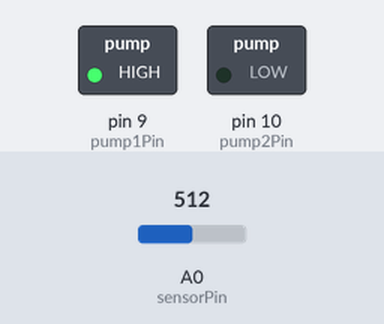
This sketch was run on a simulated Arduino Uno, built with avr-gcc and run on an emulated ATmega328P. Parts: switched loads named in the sketch (green lamp = pin HIGH). The test bench sets the inputs (shaded band); at power-on: A0 (sensorPin) = 512. What the sketch prints to the serial monitor is not drawn.

Above: at 1.2 s.
1.3 s: A0 (sensorPin) set to 603
4.3 s: A0 (sensorPin) set to 635
Timing chart, 0 to 7.3 s (numbered marks = the images above; inputs shaded):
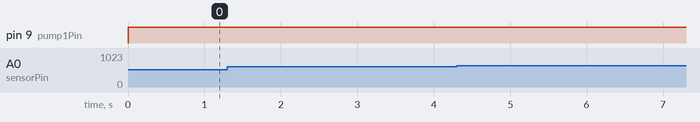

Measured:
- after the input at 1.3 s, every drawn part: stays the same
- after the input at 4.3 s, every drawn part: stays the same

The sketch:

BRACA_Control_1.ino
```cpp
// Pin definitions
const int sensorPin = A0;       // Analog input from FRS
const int pump1Pin = 9;         // PWM output to Pump 1 (inflate)
const int pump2Pin = 10;        // PWM output to Pump 2 (deflate)

// Calibration constants for pressure equation
const float A = 0.4225;
const float B = 1.0453;

// Control parameters
float targetPressure = 120.0;   // Desired pressure in mmHg
float Kp = 50.0;                // Proportional gain (adjust based on system response)
float tolerance = 2.0;          // Acceptable error in mmHg

void setup() {
  Serial.begin(9600);
  pinMode(pump1Pin, OUTPUT);
  pinMode(pump2Pin, OUTPUT);
}

void loop() {
  // Read sensor voltage
  int analogValue = analogRead(sensorPin);
  float voltage = analogValue * (5.0 / 1023.0);

  // Calculate pressure using the exponential model
  float pressure = A * exp(B * voltage);

  // Calculate error
  float error = targetPressure - pressure;

  // Control logic
  if (abs(error) < tolerance) {
    // Within acceptable range, turn off both pumps
    analogWrite(pump1Pin, 0);
    analogWrite(pump2Pin, 0);
  } else if (error > 0) {
    // Pressure too low, inflate
    int pumpSpeed = constrain(int(Kp * error), 0, 255);
    analogWrite(pump1Pin, pumpSpeed);
    analogWrite(pump2Pin, 0);
  } else {
    // Pressure too high, deflate
    int pumpSpeed = constrain(int(-Kp * error), 0, 255);
    analogWrite(pump1Pin, 0);
    analogWrite(pump2Pin, pumpSpeed);
  }

  // Debugging info
  Serial.print("Voltage: ");
  Serial.print(voltage, 3);
  Serial.print(" V, Pressure: ");
  Serial.print(pressure, 2);
  Serial.print(" mmHg, Error: ");
  Serial.println(error, 2);

  delay(100); // Loop delay to stabilize readings
}
```

programmable_air.cpp
```cpp
// Programmable-Air
// Author: tinkrmind
// https://github.com/orgs/Programmable-Air
//
// PCB v0.3/v0.4/v0.5
//
#define BOARD_VER 6
#include "programmable_air.h"
#include "Adafruit_NeoPixel.h"
#include <EEPROM.h>

Adafruit_NeoPixel pixels(3, neopixelPin, NEO_GRB + NEO_KHZ800);

void initializePins() {
  Serial.begin(115200);
  while (!Serial);
  analogReference(EXTERNAL);

  for (int i = 0; i < 9; i++) {
    pinMode(valve[i], OUTPUT);
    digitalWrite(valve[i], LOW);
  }

  pinMode(13, OUTPUT);

  pinMode(btn[0], INPUT_PULLUP);
  pinMode(btn[1], INPUT_PULLUP);

  for (int i = 0; i < 2; i++) {
    pinMode(pump[i], OUTPUT);
    digitalWrite(pump[i], LOW);
  }

  pixels.begin();
  pixels.show();

  #ifdef DEBUG
    Serial.println("Pins initialized.");
  #endif
}

//1-vent, 2-blow, 3-suck

void blow(int i) {
  #ifdef DEBUG
    Serial.println("blow from daughter board # %d", i);
  #endif
  if (i >= 1 && i <= 3) {
    setValve((i-1) * 3 + 1, CLOSE);
    setValve((i-1) * 3 + 2, OPEN);
    setValve((i-1) * 3 + 3, CLOSE);
  }
}

void vent(int i) {
  #ifdef DEBUG
    Serial.println("vent from daughter board # %d", i);
  #endif
  if (i >= 1 && i <= 3) {
    setValve((i-1) * 3 + 1, OPEN);
    setValve((i-1) * 3 + 2, CLOSE);
    setValve((i-1) * 3 + 3, CLOSE);
  }
}

void ventQuick(int i) {
  #ifdef DEBUG
    Serial.println("ventQuick from daughter board # %d", i);
  #endif
  if (i >= 1 && i <= 3) {
    setValve((i-1) * 3 + 1, OPEN);
    setValve((i-1) * 3 + 2, OPEN);
    setValve((i-1) * 3 + 3, CLOSE);
  }
}

void suck(int i) {
  #ifdef DEBUG
    Serial.println("suck from daughter board # %d", i);
  #endif
  if (i >= 1 && i <= 3) {
    setValve((i-1) * 3 + 1, CLOSE);
    setValve((i-1) * 3 + 2, CLOSE);
    setValve((i-1) * 3 + 3, OPEN);
  }
}

int readBtn(int i){
  int button_status = !digitalRead(btn[i-1]);

  #ifdef DEBUG
    Serial.print("Button ");
    Serial.print(i);
    Serial.print(" status: ");
    Serial.println(button_status);
  #endif

  return button_status;
}

// Read pressure
int readPressure(int num, int times) {
  #ifdef DEBUG
    Serial.print("reading pressure sensor ");
    Serial.print(num);
    Serial.print(" Averaging ");
    Serial.print(times);
    Serial.println(" times.");
  #endif

  long pressure = 0;

  for (int i = 0; i < times; i++) {
    pressure += analogRead(sense[num-1]);
  }
  pressure /= times;

  #ifdef DEBUG
    Serial.print("Pressure: ");
    Serial.println(pressure);
  #endif

  return int(pressure);
}

void setAllValves(int position) {
  #ifdef DEBUG
    Serial.print("Setting all valves to ");
    if(position == OPEN){
      Serial.println("open");
    } else{
      Serial.println("closed");
    }
  #endif
  if (position == OPEN) {
    for (int i = 0; i < 9; i++) {
      digitalWrite(valve[i], HIGH);
    }
  }

  if (position == CLOSE) {
    for (int i = 0; i < 9; i++) {
      digitalWrite(valve[i], LOW);
    }
  }
}

void setValve(int number, int position) {
  #ifdef DEBUG
    Serial.print("Setting valve #");
    Serial.print(number);
    Serial.print(" to ");
    if(position == OPEN){
      Serial.println("open");
    } else{
      Serial.println("closed");
    }
  #endif
  if (position == OPEN) {
    digitalWrite(valve[number - 1], HIGH);
  }

  if (position == CLOSE) {
    digitalWrite(valve[number - 1], LOW);
  }
}

void closeAllValves(){
  for (int i = 0; i < 9; i++) {
    digitalWrite(valve[i], LOW);
  }
}

void switchOnPump(int num,  int percentagePower) {
  #ifdef DEBUG
    Serial.println("Setting pump # %d to %d percent power", number, percentagePower);
  #endif
  if (num == 1 || num == 2) {
    analogWrite(pump[num - 1], percentagePower * 255 / 100);
  }
}

void switchOffPump(int num) {
  #ifdef DEBUG
    Serial.println("Switch off pump # %d", number);
  #endif
  if (num == 1 || num == 2) {
    digitalWrite(pump[num - 1], LOW);
  }
}

void switchOnPumps(int percentagePower) {
  #ifdef DEBUG
    Serial.println("Setting both pumps to %d percent power", percentagePower);
  #endif
  analogWrite(pump[0], percentagePower * 255 / 100);
  analogWrite(pump[1], percentagePower * 255 / 100);
}

void switchOffPumps() {
  #ifdef DEBUG
    Serial.println("Switching off both pumps");
  #endif
  digitalWrite(pump[0], LOW);
  digitalWrite(pump[1], LOW);
}

void switchOnLoad(int percentagePower){
  #ifdef DEBUG
    Serial.println("Setting load to %d percent power", percentagePower);
  #endif
  analogWrite(load, percentagePower * 255 / 100);
}

void switchOffLoad(){
  #ifdef DEBUG
    Serial.println("Switching off power to load");
  #endif
  digitalWrite(load, LOW);
}

// void delayWhilePrintingPressure(unsigned long del, int n){
//   unsigned long startTime = millis();
//   while(millis() - startTime < del){
//     int pressure = readPressure(n);
//     Serial.println(pressure);
//     delay(20);
//   }
// }

int showPressure(int atmospheric_pressure, int threshold){
  int calibratedPressure = 0;
  calibratedPressure += EEPROM.read(3)<<24;
  calibratedPressure += EEPROM.read(2)<<16;
  calibratedPressure += EEPROM.read(1)<<8;
  calibratedPressure += EEPROM.read(0);
  if(calibratedPressure > 450 && calibratedPressure < 550){
    atmospheric_pressure = calibratedPressure;
  }
  int pressure = readPressure();
  Serial.println(pressure);

  int pressure_diff = pressure - atmospheric_pressure;

  if (pressure_diff > threshold) {
    setAllNeopixels(pixels.Color(pressure_diff/3, 0, pressure_diff/3));
  }
  if (pressure_diff < -threshold) {
    setAllNeopixels(pixels.Color(0, -pressure_diff/3, -pressure_diff/3));
  }
  if (abs(pressure_diff) < threshold) {
    setAllNeopixels(pixels.Color(0, 0, 0));
  }

  return pressure;
}

void delayWhileReadingPressure(unsigned long del){
  unsigned long startTime = millis();
  while(millis() - startTime < del){
    showPressure();
    delay(20);
  }
}

void setAllNeopixels(uint32_t c){
    for (int i = 0; i < 3; i++) {
      pixels.setPixelColor(i, c);
    }
    pixels.show();
}


//
// END OF FILE
//
```

programmable_air.h
```cpp
// Programmable-Air
// Author: tinkrmind
// https://github.com/orgs/Programmable-Air
//
// PCB v0.3/v0.4/v0.5
//

#ifndef programmable_air_h
#define programmable_air_h

#include "Arduino.h"
#include "Adafruit_NeoPixel.h"

const int pump[2] = {10, 11};

#define OPEN 1
#define CLOSE 0
#define OPENED 1
#define CLOSED 0
#define ENGAGE 1
#define DISENGAGE 0
#define ENGAGED 1
#define DISENGAGED 0

#define UN_KNOWN -9
#define INCREASING 1
#define DECREASING -1

#define SUCKING -1
#define BLOWING 1
#define VENTING 0

#define RED 1
#define BLUE 2

extern Adafruit_NeoPixel pixels;

#ifndef BOARD_VER
// pressure, atmosphere, vaccuum
const int valve[9] = {   5,  4,  6,   \
                         8,  7,  9,   \
                         A1, A4, A0
                     };
#else
#if BOARD_VER == 6
//  atmosphere, pressure, vaccuum
const int valve[9] = {   6,  5,  4,   \
                         9,  8,  7,   \
                         A0, A1, A4
                     };
#else
  // pressure, atmosphere, vaccuum
  const int valve[9] = {   5,  4,  6,   \
                           8,  7,  9,   \
                           A1, A4, A0
                       };
#endif
#endif
const int sense[3] = {A3, A2, A5};

int readPressure(int num, int times);

#define neopixelPin 12
const int btn[2] = { 3, 2 };

const int load = 13;

void initializePins();

void blow(int i = 1);
void vent(int i = 1);
void ventQuick(int i = 1);
void suck(int i = 1);

int readBtn(int i);

int readPressure(int num = 1, int times = 1);

void setAllValves(int position);
void setValve(int number, int position);
void closeAllValves();

void switchOnPump(int num,  int percentagePower = 100);
void switchOffPump(int num);
void switchOnPumps(int percentagePower = 100);
void switchOffPumps();

void switchOnLoad(int percentagePower = 100);
void switchOffLoad();

// void delayWhilePrintingPressure(unsigned long del, int threshold = 8);

int showPressure(int atmospheric_pressure = 500, int threshold = 8);
void delayWhileReadingPressure(unsigned long del);
void setAllNeopixels(uint32_t c);
#endif
//
// END OF FILE
//
```
